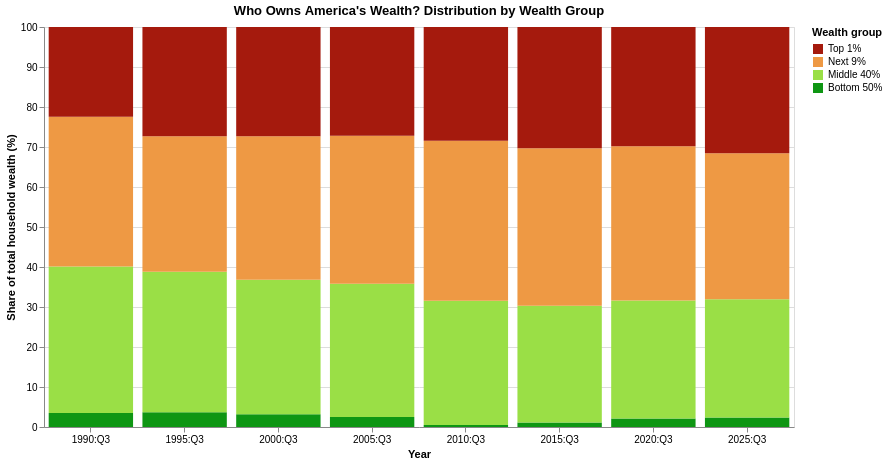

Write notebook code for a chart like this one.
### Code cell
wealth_order = [
    "Bottom 50%",
    "Middle 40%",
    "Next 9%",
    "Top 1%"
]

chart06b = alt.Chart(wealth_shares).mark_bar().encode(
    x=alt.X(
        "Date:N",
        title="Year",
        sort=alt.SortField("Date", order="ascending"),
        axis=alt.Axis(labelAngle=0)
    ),
    y=alt.Y(
        "Share (%):Q",
        title="Share of total household wealth (%)",
        scale=alt.Scale(domain=[0, 100])
    ),
    color=alt.Color(
        "Wealth group:N",
        scale=alt.Scale(
            domain=wealth_order,
            range=["#0E9613", "#9ADF46", "#EE9944", "#A51A0D"]
        ),
        legend=alt.Legend(
        title="Wealth group",
        values=legend_order
        )
    ),
    order=alt.Order("stack_order:Q", sort="descending"),
    tooltip=[
        "Date:N",
        "Wealth group:N",
        alt.Tooltip("Share (%):Q", format=".1f")
    ]
).properties(
    width=750,
    height=400,
    title="Who Owns America's Wealth? Distribution by Wealth Group"
)

chart06b

### Figure 1 — Vega-Lite specification as saved in the notebook (floating-point values rounded to 4 significant figures)
{"config": {"view": {"continuousWidth": 300, "continuousHeight": 300}}, "data": {"name": "data-22a3d93ca0e6917179c665c7e8da2fd2"}, "mark": {"type": "bar"}, "encoding": {"color": {"field": "Wealth group", "legend": {"title": "Wealth group", "values": ["Top 1%", "Next 9%", "Middle 40%", "Bottom 50%"]}, "scale": {"domain": ["Bottom 50%", "Middle 40%", "Next 9%", "Top 1%"], "range": ["#0E9613", "#9ADF46", "#EE9944", "#A51A0D"]}, "type": "nominal"}, "order": {"field": "stack_order", "sort": "descending", "type": "quantitative"}, "tooltip": [{"field": "Date", "type": "nominal"}, {"field": "Wealth group", "type": "nominal"}, {"field": "Share (%)", "format": ".1f", "type": "quantitative"}], "x": {"axis": {"labelAngle": 0}, "field": "Date", "sort": {"field": "Date", "order": "ascending"}, "title": "Year", "type": "nominal"}, "y": {"field": "Share (%)", "scale": {"domain": [0, 100]}, "title": "Share of total household wealth (%)", "type": "quantitative"}}, "height": 400, "title": "Who Owns America's Wealth? Distribution by Wealth Group", "width": 750, "$schema": "https://vega.github.io/schema/vega-lite/v6.4.1.json", "datasets": {"data-22a3d93ca0e6917179c665c7e8da2fd2": [{"Date": "1990:Q3", "Wealth group": "Bottom 50%", "Net worth": 3.5, "stack_order": 3, "Share (%)": 3.504}, {"Date": "1990:Q3", "Wealth group": "Middle 40%", "Net worth": 36.6, "stack_order": 2, "Share (%)": 36.64}, {"Date": "1990:Q3", "Wealth group": "Next 9%", "Net worth": 37.4, "stack_order": 1, "Share (%)": 37.44}, {"Date": "1990:Q3", "Wealth group": "Top 1%", "Net worth": 22.4, "stack_order": 0, "Share (%)": 22.42}, {"Date": "1995:Q3", "Wealth group": "Bottom 50%", "Net worth": 3.7, "stack_order": 3, "Share (%)": 3.7}, {"Date": "1995:Q3", "Wealth group": "Middle 40%", "Net worth": 35.1, "stack_order": 2, "Share (%)": 35.1}, {"Date": "1995:Q3", "Wealth group": "Next 9%", "Net worth": 33.9, "stack_order": 1, "Share (%)": 33.9}, {"Date": "1995:Q3", "Wealth group": "Top 1%", "Net worth": 27.3, "stack_order": 0, "Share (%)": 27.3}, {"Date": "2000:Q3", "Wealth group": "Bottom 50%", "Net worth": 3.2, "stack_order": 3, "Share (%)": 3.2}, {"Date": "2000:Q3", "Wealth group": "Middle 40%", "Net worth": 33.6, "stack_order": 2, "Share (%)": 33.6}, {"Date": "2000:Q3", "Wealth group": "Next 9%", "Net worth": 35.9, "stack_order": 1, "Share (%)": 35.9}, {"Date": "2000:Q3", "Wealth group": "Top 1%", "Net worth": 27.3, "stack_order": 0, "Share (%)": 27.3}, {"Date": "2005:Q3", "Wealth group": "Bottom 50%", "Net worth": 2.5, "stack_order": 3, "Share (%)": 2.5}, {"Date": "2005:Q3", "Wealth group": "Middle 40%", "Net worth": 33.3, "stack_order": 2, "Share (%)": 33.3}, {"Date": "2005:Q3", "Wealth group": "Next 9%", "Net worth": 37.0, "stack_order": 1, "Share (%)": 37.0}, {"Date": "2005:Q3", "Wealth group": "Top 1%", "Net worth": 27.2, "stack_order": 0, "Share (%)": 27.2}, {"Date": "2010:Q3", "Wealth group": "Bottom 50%", "Net worth": 0.5, "stack_order": 3, "Share (%)": 0.5005}, {"Date": "2010:Q3", "Wealth group": "Middle 40%", "Net worth": 31.0, "stack_order": 2, "Share (%)": 31.03}, {"Date": "2010:Q3", "Wealth group": "Next 9%", "Net worth": 40.0, "stack_order": 1, "Share (%)": 40.04}, {"Date": "2010:Q3", "Wealth group": "Top 1%", "Net worth": 28.4, "stack_order": 0, "Share (%)": 28.43}, {"Date": "2015:Q3", "Wealth group": "Bottom 50%", "Net worth": 1.1, "stack_order": 3, "Share (%)": 1.1}, {"Date": "2015:Q3", "Wealth group": "Middle 40%", "Net worth": 29.2, "stack_order": 2, "Share (%)": 29.2}, {"Date": "2015:Q3", "Wealth group": "Next 9%", "Net worth": 39.4, "stack_order": 1, "Share (%)": 39.4}, {"Date": "2015:Q3", "Wealth group": "Top 1%", "Net worth": 30.3, "stack_order": 0, "Share (%)": 30.3}, {"Date": "2020:Q3", "Wealth group": "Bottom 50%", "Net worth": 2.1, "stack_order": 3, "Share (%)": 2.1}, {"Date": "2020:Q3", "Wealth group": "Middle 40%", "Net worth": 29.5, "stack_order": 2, "Share (%)": 29.5}, {"Date": "2020:Q3", "Wealth group": "Next 9%", "Net worth": 38.6, "stack_order": 1, "Share (%)": 38.6}, {"Date": "2020:Q3", "Wealth group": "Top 1%", "Net worth": 29.8, "stack_order": 0, "Share (%)": 29.8}, {"Date": "2025:Q3", "Wealth group": "Bottom 50%", "Net worth": 2.4, "stack_order": 3, "Share (%)": 2.402}, {"Date": "2025:Q3", "Wealth group": "Middle 40%", "Net worth": 29.5, "stack_order": 2, "Share (%)": 29.53}, {"Date": "2025:Q3", "Wealth group": "Next 9%", "Net worth": 36.5, "stack_order": 1, "Share (%)": 36.54}, {"Date": "2025:Q3", "Wealth group": "Top 1%", "Net worth": 31.5, "stack_order": 0, "Share (%)": 31.53}]}}
